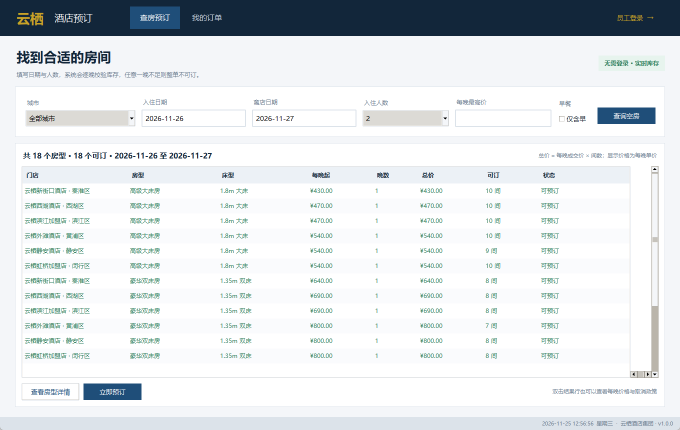
#> input picture lab3/report/screenshots/02-guest-search.png, 1360 x 860 px, given in place of 02-guest-flow.png, which was not available (shown at 1/2 size)
$ python -i capture_screens.py   (imports and definitions only)
#> lines starting #> are read from the running program, lines starting #| are printed output that depends on the picture
"""Generate the screenshots used by the experiment report.

The guest client and the staff client are now two independent Tk programs, so
this development helper launches each one separately.

Usage:
    python tools/capture_screens.py
"""

from __future__ import annotations

from pathlib import Path
import sys
import time
import tkinter as tk

from PIL import Image, ImageGrab

ROOT = Path(__file__).resolve().parent.parent
if str(ROOT) not in sys.path:
    sys.path.insert(0, str(ROOT))

from hotel_booking.services.app import create_services  # noqa: E402
from hotel_booking.ui.app import HotelBookingApp  # noqa: E402
from hotel_booking.ui.mobile_guest import GuestApplication  # noqa: E402

OUTPUT = ROOT / "report" / "screenshots"


# [111 lines left out: functions toplevels, grab, build_guest_screens, build_staff_screens, not called in this run]


def build_overview() -> None:
    """Compose the guest and staff screenshots used by the brief report."""
    guest = Image.open(OUTPUT / "02-guest-flow.png").convert("RGB")
#> guest is the input picture: PIL image 1360x860 RGB; mean R, G, B 223.7, 227.9, 230.8
    staff = Image.open(OUTPUT / "04-staff-workbench.png").convert("RGB")
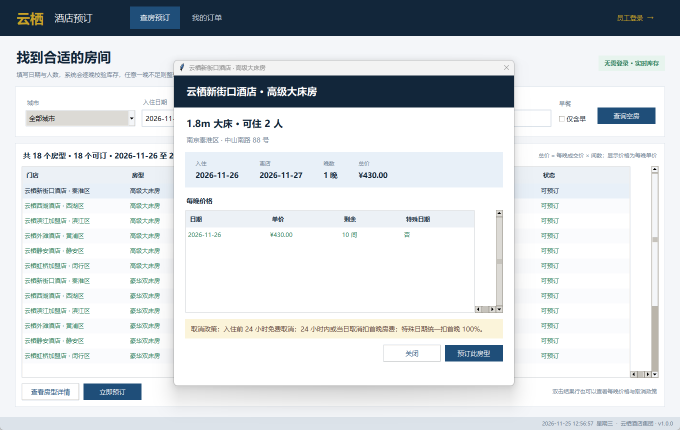
#> input picture lab3/report/screenshots/03-room-detail.png, 1360 x 860 px, given in place of 04-staff-workbench.png, which was not available (shown at 1/2 size)
#> staff is the input picture: PIL image 1360x860 RGB; mean R, G, B 213.2, 217.9, 221.3
    height = 620
    guest_image = guest.resize(
        (round(height * guest.width / guest.height), height), Image.LANCZOS
    )
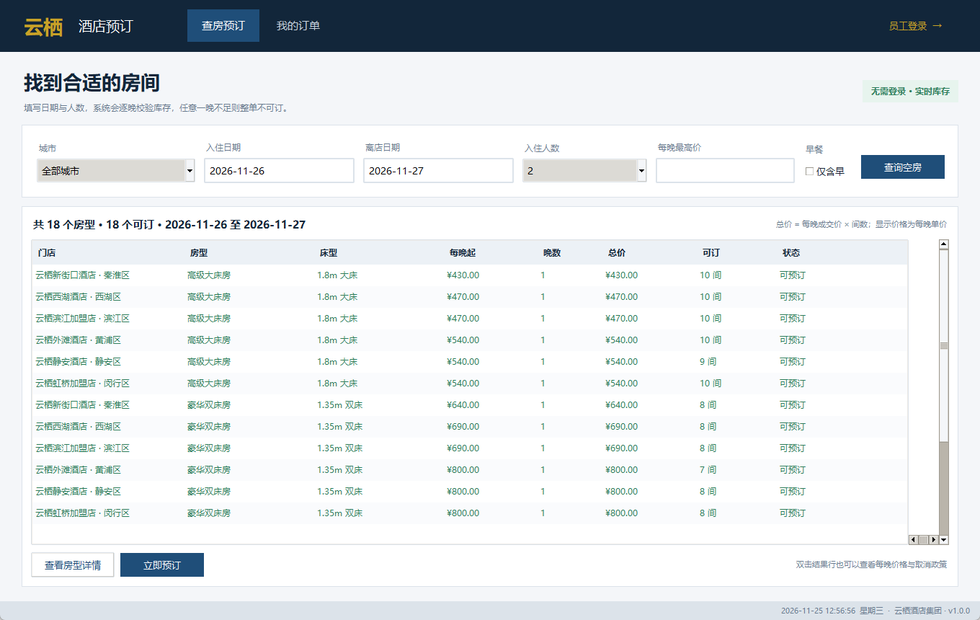
#> guest_image: PIL image 980x620 RGB; mean R, G, B 223.4, 227.7, 230.5
    staff_image = staff.resize(
        (round(height * staff.width / staff.height), height), Image.LANCZOS
    )
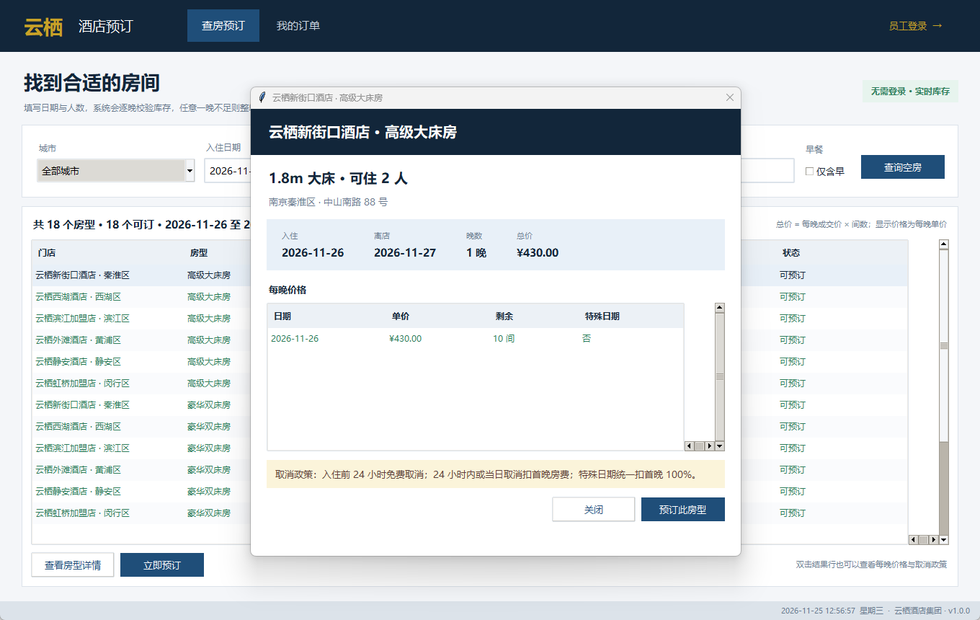
#> staff_image: PIL image 980x620 RGB; mean R, G, B 213, 217.7, 221.1
    gap, pad = 24, 14
    canvas = Image.new(
        "RGB",
        (guest_image.width + gap + staff_image.width + pad * 2, height + pad * 2),
        "#E8EDF2",
    )
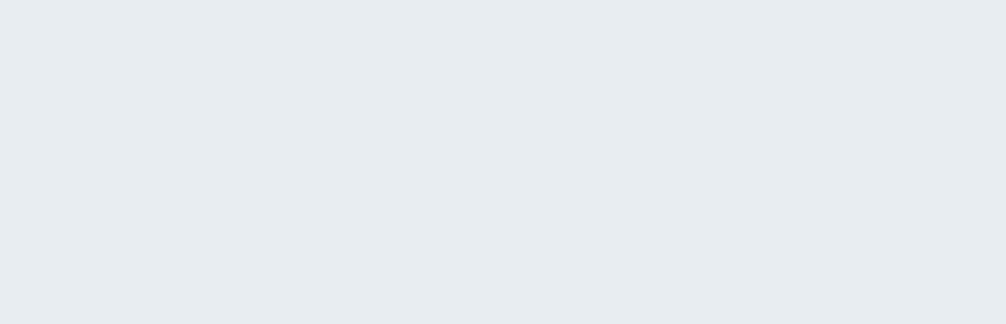
#> canvas: PIL image 2012x648 RGB (shown at 1/2 size); mean R, G, B 232, 237, 242
    canvas.paste(guest_image, (pad, pad))
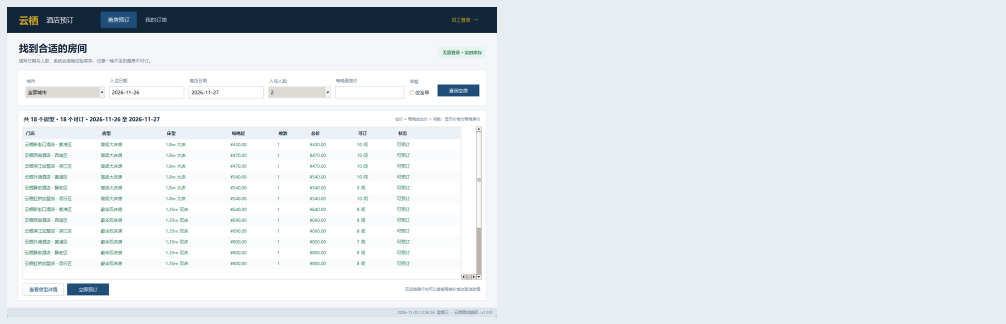
#> canvas: PIL image 2012x648 RGB (shown at 1/2 size); mean R, G, B 228, 232.7, 236.7
    canvas.paste(staff_image, (pad + guest_image.width + gap, pad))
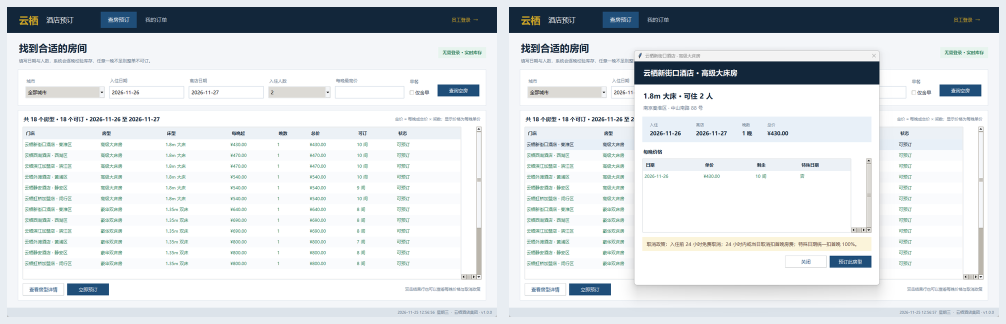
#> canvas: PIL image 2012x648 RGB (shown at 1/2 size); mean R, G, B 219.1, 223.7, 226.9
    canvas.save(OUTPUT / "11-clients-overview.png")
    print("saved 11-clients-overview.png")


# [12 lines left out: function main, not called in this run]


# [2 lines not run here, left out]

>>> result = build_overview()
